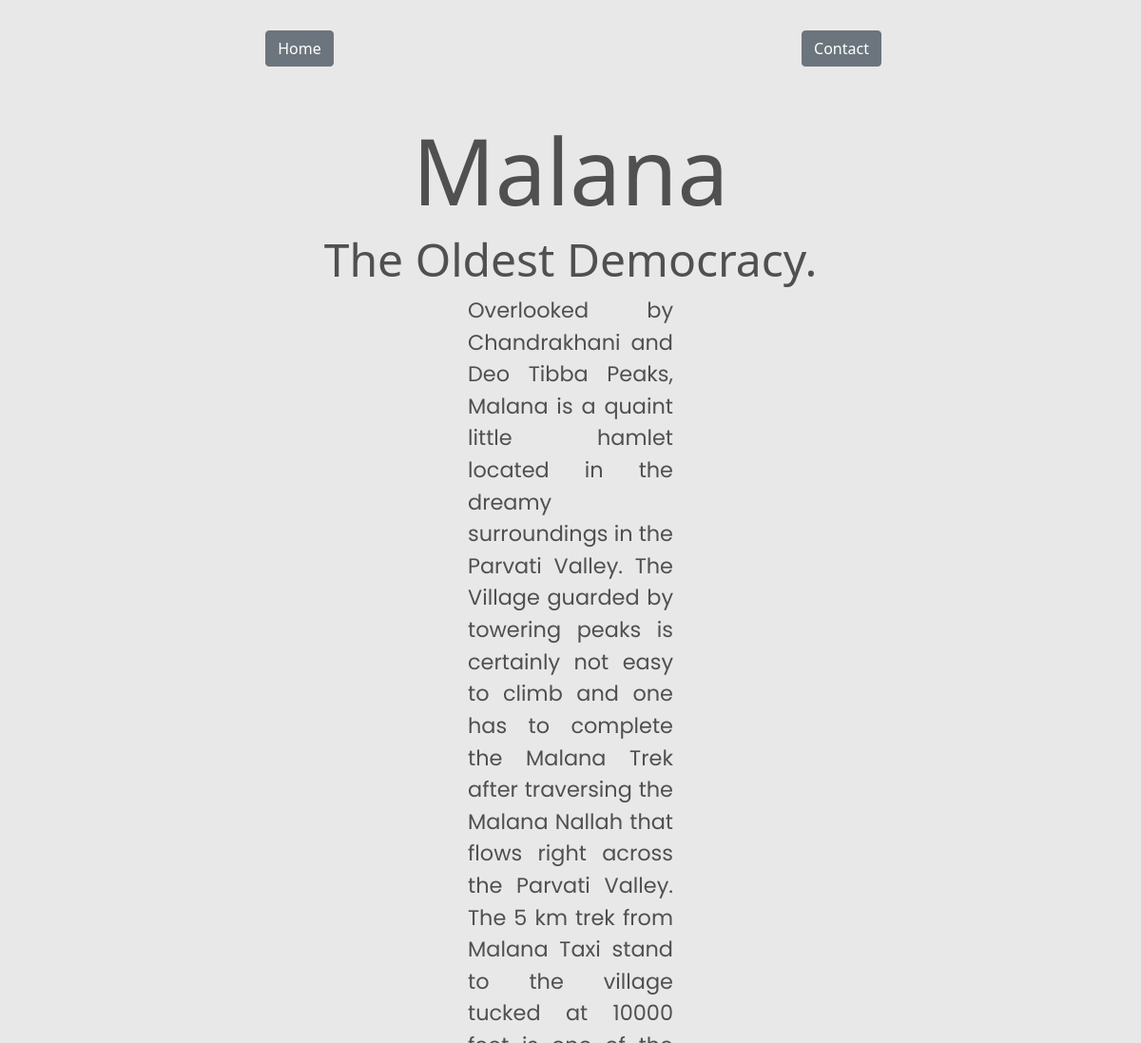
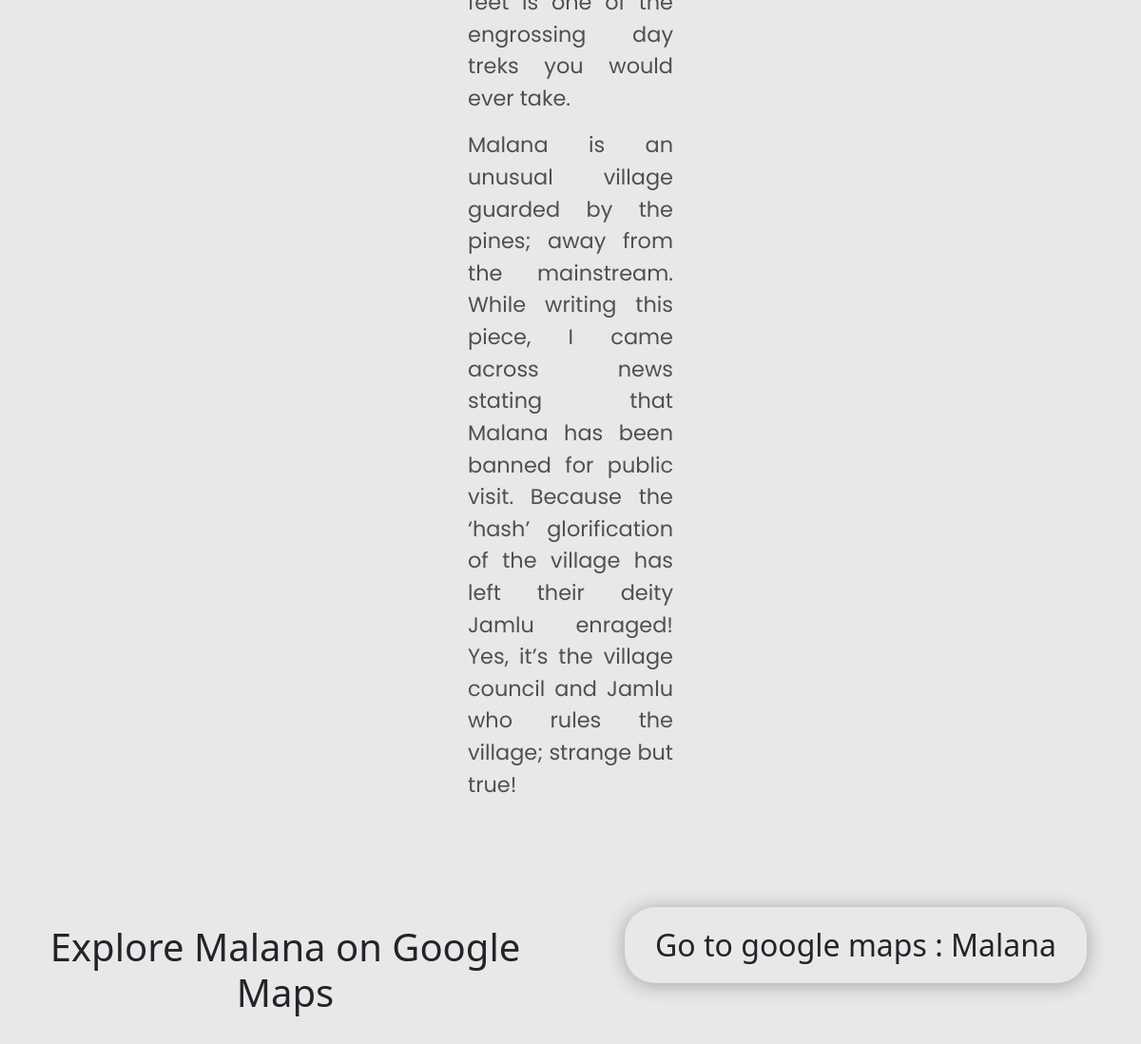
The page /place/8 on the database its author committed (2 pictures, top to bottom).
### himachal/models.py (models this page shows, shortened)
class place(models.Model):
    placename = models.CharField(max_length=200, default="")
    placeimage = models.CharField(max_length=5000, null=True, blank=True, default="")
    placetagline = models.CharField(max_length=200, default="")
    placedescription1 = models.TextField(max_length=5000, null=True, blank=True, default="")
    placedescription2 = models.TextField(max_length=5000, null=True, blank=True, default="")
    placegooglemap = models.CharField(max_length=200, null=True, blank=True, default="")

### himachal/views.py (the view)
# urls.py: path('place/<int:pk>', views.BookDetailView.as_view(), name='place-detail'),
class BookDetailView(generic.DetailView):
    model = place

### himachal/templates/himachal/place_detail.html (shortened to what this page needs)
{% extends "base_for_place.html" %}
{% block page_text_1 %}
{{ place.placedescription1 }}
{% endblock %}
{% block page_text_2 %}
{{ place.placedescription2 }}
{% endblock %}
{% block googlelink %}
<div class="container-fluid google-map-section">
  <div class="row shadow-class google-map-section">
      <div class="col text-center">
        <h1 id="map-text">Explore {{ place.placename }} on Google Maps</h1>
      </div>
      <div class="col text-center">
        <a id="map-button" href="{{ place.placegooglemap }}" class="btn btn-outline-dark" target="_blank" rel="noopener noreferrer">Go to google maps : {{ place.placename }} </a>
      </div>
  </div>
</div>
{% endblock %}

### himachal/templates/base_for_place.html (shortened to what this page needs)
<!DOCTYPE html>
<html lang="en">
  <head>
    <link
      href="https://cdn.jsdelivr.net/npm/bootstrap@5.0.1/dist/css/bootstrap.min.css"
      rel="stylesheet"
    />
    <link rel="stylesheet" href="/static/himachal/css/places.css" />
  </head>
  <body>
    <div class="page">
      <div class="container">
        <div class="row header">
          <div class="col home-button d-flex justify-content-center">
            <a href="{% url 'index' %}" class="btn btn-secondary">Home</a>
          </div>
          <div class="col contact-button d-flex justify-content-center">
            <a href="{% url 'contact' %}" class="btn btn-secondary">Contact</a>
          </div>
        </div>
        <div class="row">
          <div class="col image-col rounded-3">
          </div>
        </div>
      </div>
      <div class="container">
        <div class="row=">
          <div class="col d-flex justify-content-center">
            <h1 class="place-title">{{ place.placename }}</h1>
          </div>
        </div>
        <div class="row">
          <div class="col d-flex justify-content-center">
            <h2 class="place-tagline">{{ place.placetagline }}</h2>
          </div>
        </div>
      </div>
      <div class="container-fluid">
        <div class="row paragraph">
          <div class="col d-flex justify-content-center">
            <p>
              {% block page_text_1 %}{% endblock %}
            </p>
          </div>
        </div>
        <div class="row paragraph">
          <div class="col d-flex justify-content-center">
            <p>
              {% block page_text_2 %}{% endblock %}
            </p>
          </div>
        </div>
      </div>
    {% block googlelink %}
    {% endblock %}
    </div>
  </body>
</html>

### himachal/static/himachal/css/places.css (style rules this page uses)
.page { background-color: #E8E8E8; }
.header { padding-top: 2rem; }
.image-col { margin-top: 1.7rem; padding-right: 0px; padding-left: 0px; }
.place-title { font-size: 6rem; color: #505050; }
.place-tagline { font-size: 3rem; color: #505050; }
#map-button { padding-left: 2rem; padding-right: 2rem; padding-bottom: 1rem; padding-top: 1rem; font-size: 2rem; box-shadow: 0 2px 20px rgba(0, 0, 0, 0.3); border: none; border-radius: 2rem; }
#map-text { padding: 1.1rem; }
.paragraph { font-size: 1.4rem; color: #505050; padding-left: 30rem; padding-right: 30rem; text-align: justify; font-family: 'Poppins', sans-serif; }
.google-map-section { padding-top: 3rem; padding-bottom: 5rem; }

### rows shown on the page
place: placename "Malana", placetagline "The Oldest Democracy.", placedescription1 "Overlooked by Chandrakhani and Deo Tibba Peaks, Malana is a quaint little hamlet located in the dreamy surroundings in the Parvati Valley. The Village guarded by towering peaks is certainly not easy to climb and one has to complete the Malana Trek after traversing the Malana Nallah that flows right across the Parvati Valley. The 5 km trek from Malana Taxi stand to the village tucked at 10000 feet is one of the engrossing day treks you would ever take.", placedescription2 "Malana is an unusual village guarded by the pines; away from the mainstream. While writing this piece, I came across news stating that Malana has been banned for public visit. Because the ‘hash’ glorification of the village has left their deity Jamlu enraged! Yes, it’s the village council and Jamlu who rules the village; strange but true!"
